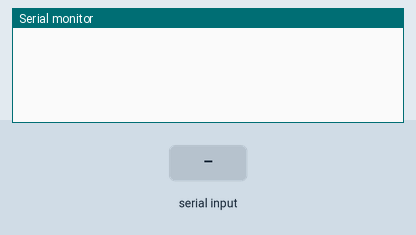
The sketch below on a simulated Arduino Uno, built with avr-gcc and run on an emulated ATmega328P. On the bench: the last lines printed to the serial monitor. The inputs (shaded band) are chosen by the test bench.

Above: at 1.2 s.
1.3 s: "UP\n" received over Serial
At 2.1 s:
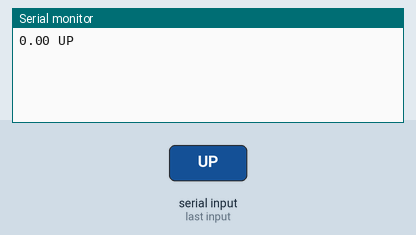
4.3 s: "90,45\n" received over Serial
5.8 s: "DOWN\n" received over Serial
At 6.8 s:
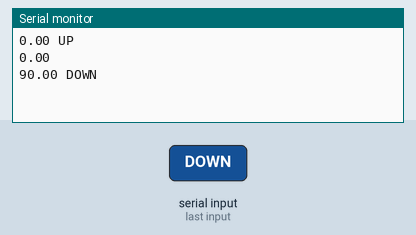
7.3 s: "RIGHT\n" received over Serial
At 8.0 s:
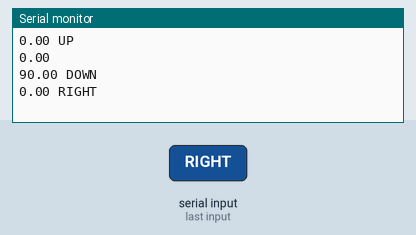
8.8 s: "LEFT\n" received over Serial
At 10.0 s:
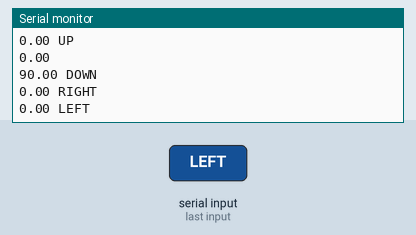
10.3 s: "RIGHTUP\n" received over Serial
At 11.5 s:
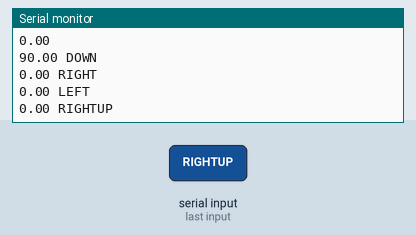

Measured:
- after the input at 1.3 s, the serial monitor: prints a new line after 0.05 s (image 1)
- after the input at 5.8 s, the serial monitor: prints a new line after 0.06 s (image 2)
- after the input at 7.3 s, the serial monitor: prints a new line after 0.06 s (image 3)
- after the input at 8.8 s, the serial monitor: prints a new line after 0.06 s (image 4)
- after the input at 10.3 s, the serial monitor: prints a new line after 0.06 s (image 5)

The sketch:

mecanum_motion.ino
```cpp
#include "MeOrion.h"
// #include <Arduino.h>
#include "SoftwareSerial.h"
//#include <HardwareSerial.h>
#include <Wire.h>

MeSerial se;
MeEncoderMotor motor1(0x09, SLOT1);
MeEncoderMotor motor2(0x09, SLOT2);
MeEncoderMotor motor3(0x08, SLOT1);
MeEncoderMotor motor4(0x08, SLOT2);

int moveSpeed = 50;
unsigned char stop_flag = 0;

void setup() {
  Serial.begin(9600);
  motor1.begin();
  motor2.begin();
  motor3.begin();
  motor4.begin();
}

void loop() {
  control();
}

void control() {
  float speed = Serial.readStringUntil(' ').toFloat();
  String direction = Serial.readStringUntil('\n');
  parseJoystick(speed, direction);
  delay(50);
  Serial.println(String(speed)+' '+direction+'\n');
  /*if (Serial.available() <= 0) {
    Serial.print("no device found!\n");
    delay(100);
  } else {
    float speed = Serial.readStringUntil(' ').toFloat();
    String direction = Serial.readStringUntil('\n');
    //int len = usbhost.host_recv(); // Read data length
    Serial.print(speed);
    Serial.print(direction);
    parseJoystick(speed, direction);
    delay(5);
  }*/
}

void parseJoystick(float speed, String direction) {

  float currentSpeed = int(moveSpeed*speed);
  if (direction=="UP")
  {
    Forward_run(currentSpeed);
  }
  else if (direction=="DOWN")
  {
    Backward_run(currentSpeed);
  }
  else if (direction=="RIGHT")
  {
    Right_run(currentSpeed);
  }
  else if (direction=="LEFT")
  {
    Left_run(currentSpeed);
  }
  else if (direction=="RIGHTUP")
  {
    RightUp_run(currentSpeed);
  }
  else if (direction=="RIGHTDOWN")
  {
    RightDown_run(currentSpeed);
  }
  else if (direction=="LEFTUP")
  {
    LeftUp_run(currentSpeed);
  }
  else if (direction=="LEFTDOWN")
  {
    LeftDown_run(currentSpeed);
  }
  else if (direction=="STOP")
  {
    Stop_run();
  }
}

// ALL MOVES
void Forward_run(float moveSpeed) {
  motor1.runSpeed(-moveSpeed);
  motor2.runSpeed(moveSpeed);
  motor3.runSpeed(-moveSpeed);
  motor4.runSpeed(moveSpeed);
}
void Backward_run(float moveSpeed) {
  motor1.runSpeed(moveSpeed);
  motor2.runSpeed(-moveSpeed);
  motor3.runSpeed(moveSpeed);
  motor4.runSpeed(-moveSpeed);
}
void Right_run(float moveSpeed) {
  motor1.runSpeed(-moveSpeed);
  motor2.runSpeed(-moveSpeed);
  motor3.runSpeed(moveSpeed);
  motor4.runSpeed(moveSpeed);
}
void Left_run(float moveSpeed) {
  motor1.runSpeed(moveSpeed);
  motor2.runSpeed(moveSpeed);
  motor3.runSpeed(-moveSpeed);
  motor4.runSpeed(-moveSpeed);
}
void RightDown_run(float moveSpeed) {
  motor1.runSpeed(0);
  motor2.runSpeed(-moveSpeed);
  motor3.runSpeed(moveSpeed);
  motor4.runSpeed(0);
}
void RightUp_run(float moveSpeed) {
  motor1.runSpeed(-moveSpeed);
  motor2.runSpeed(0);
  motor3.runSpeed(0);
  motor4.runSpeed(moveSpeed);
}
void LeftDown_run(float moveSpeed) {
  motor1.runSpeed(moveSpeed);
  motor2.runSpeed(0);
  motor3.runSpeed(0);
  motor4.runSpeed(-moveSpeed);
}
void LeftUp_run(float moveSpeed) {
  motor1.runSpeed(0);
  motor2.runSpeed(moveSpeed);
  motor3.runSpeed(-moveSpeed);
  motor4.runSpeed(0);
}
void TurnRight_run(float moveSpeed) {
  motor1.runSpeed(-moveSpeed);
  motor2.runSpeed(-moveSpeed);
  motor3.runSpeed(-moveSpeed);
  motor4.runSpeed(-moveSpeed);
}
void TurnLeft_run(float moveSpeed) {
  motor1.runSpeed(moveSpeed);
  motor2.runSpeed(moveSpeed);
  motor3.runSpeed(moveSpeed);
  motor4.runSpeed(moveSpeed);
}

void Speed_up() {
  moveSpeed = moveSpeed + 3;
  if (moveSpeed > 50)
    moveSpeed = 50;
}
void Speed_down() {
  moveSpeed = moveSpeed - 3;
  if (moveSpeed < 0)
    moveSpeed = 0;
}
void Stop_run() {
  motor1.runSpeed(0);
  motor2.runSpeed(0);
  motor3.runSpeed(0);
  motor4.runSpeed(0);
}
```
